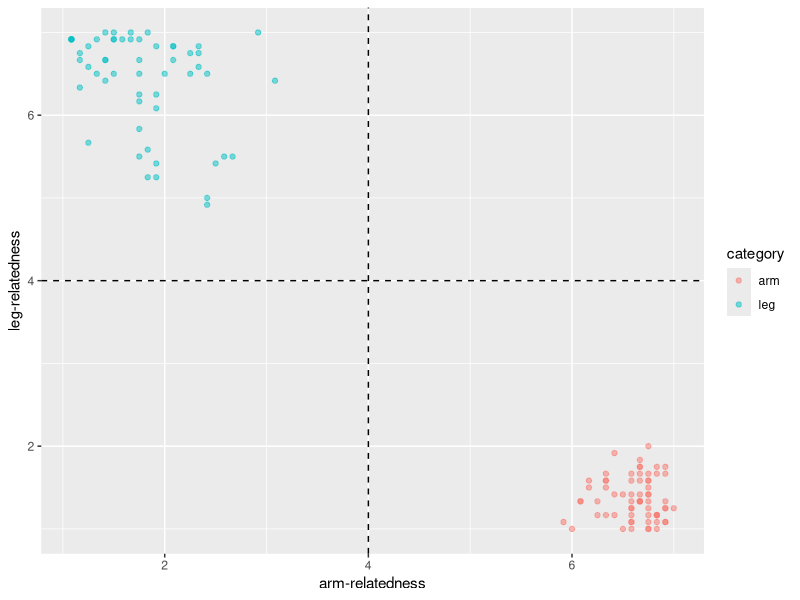
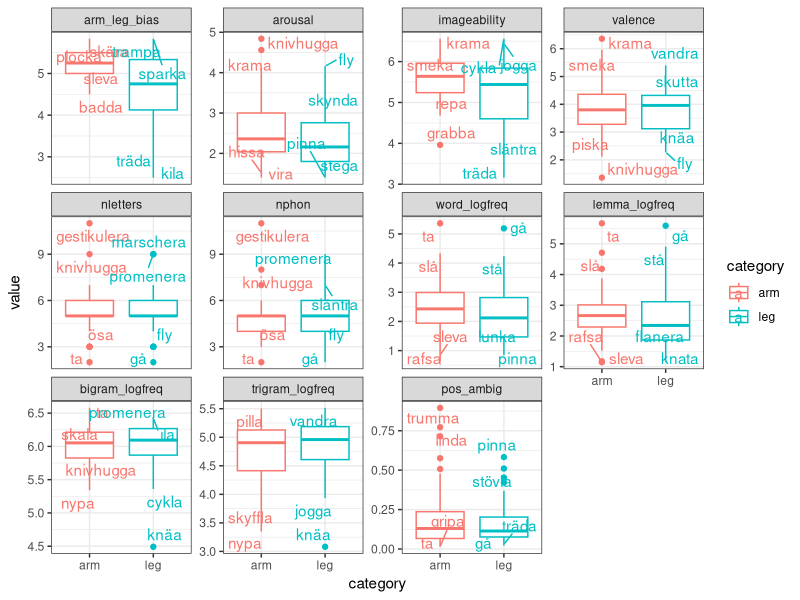
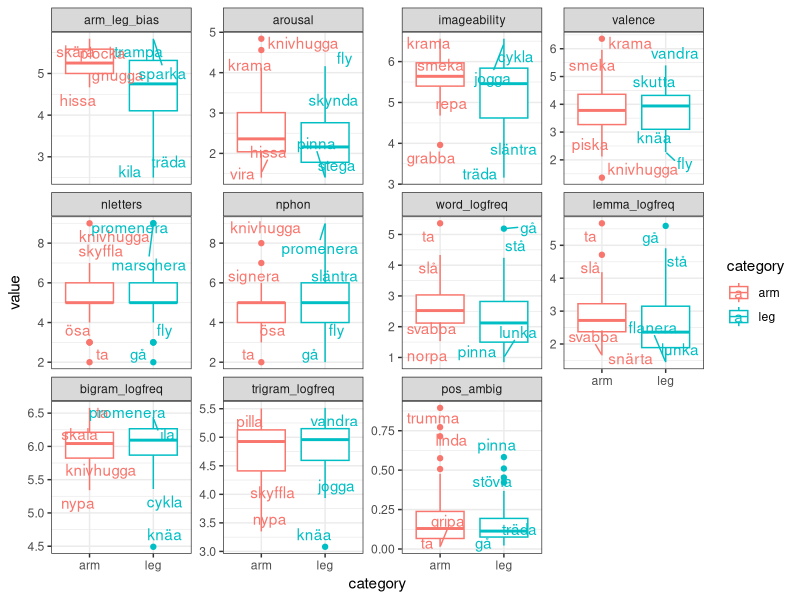
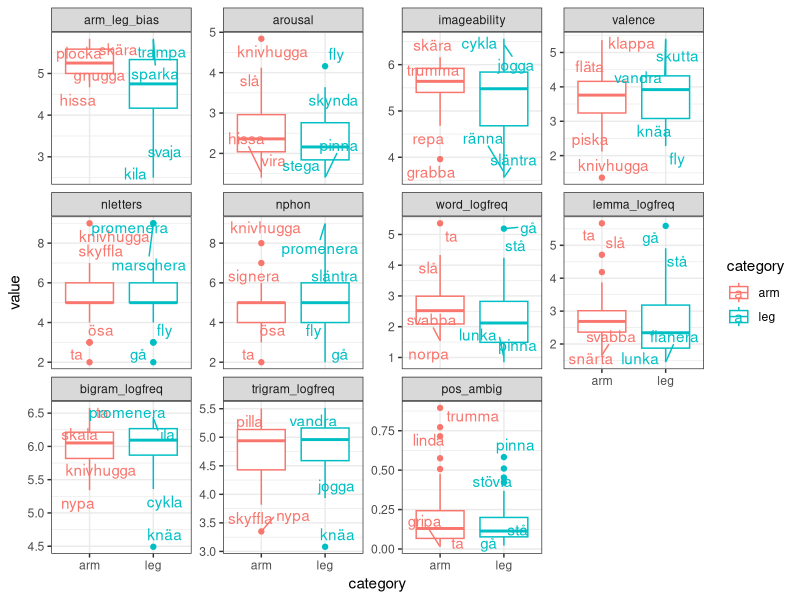
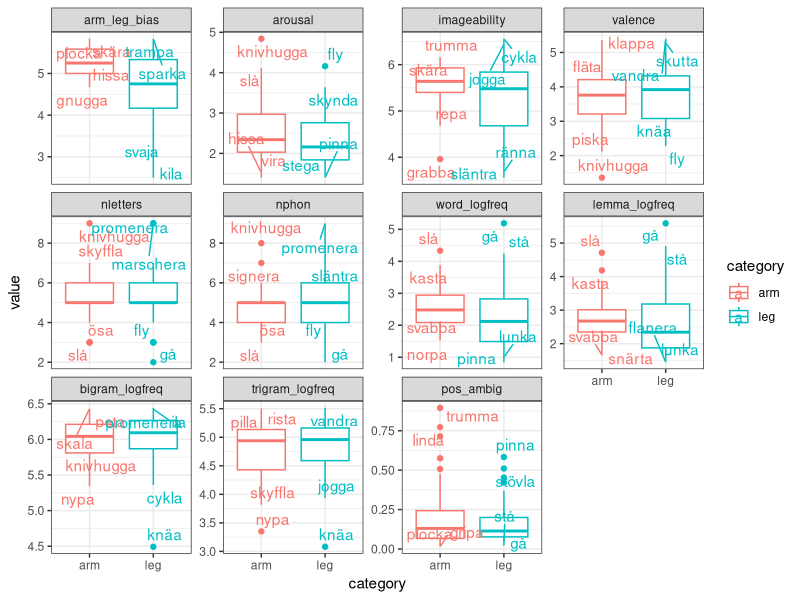
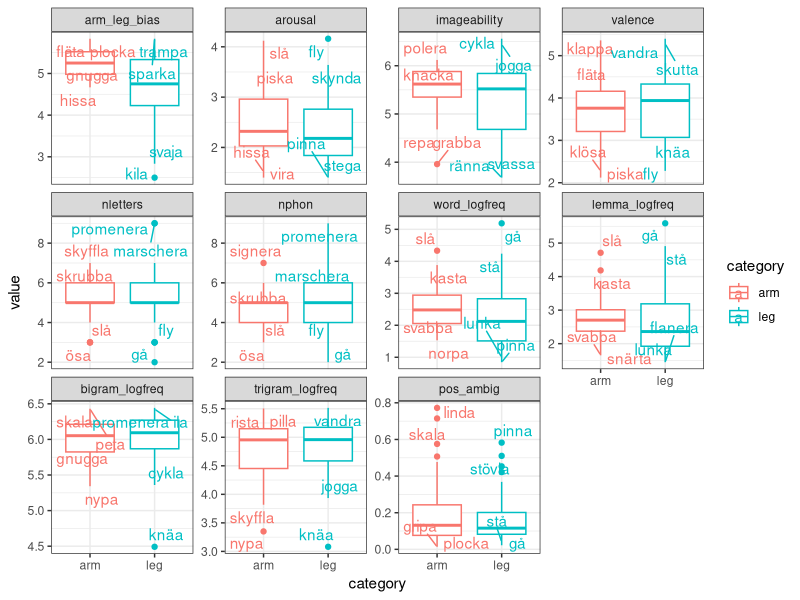

Write R code to recreate these figures, in order.
## ---- chunk 1
library(knitr)
library(ggplot2)
library(ggrepel)
# library(GGally)
library(dplyr)
library(tidyr)
library(readr)  # Improves the base functions for reading data files.
library(purrr)
# library(lme4)
knitr::opts_chunk$set(echo = TRUE, fig.height = 3.5)
## ---- chunk 2
## load data files
# Arm/leg verb bias Swedish (note this already contains average ratings, for
# details about how it was generated, see "norming_analysis.Rmd")
bias <- read_csv("verb-bias_sw_mean.csv")
head(bias)
## ---- chunk 3
# verb norming Swedish: imageability, valence and arousal ratings
# (this processed file is created in "norming_imageability-etc_preprocess.R")
norms <- read_csv("data_verb-norming_swe_ratings.csv")
head(norms)
## ---- chunk 4
# arm/leg words
norms <- left_join(norms, bias %>% select(Word = verb, Category = category))
# the rest are control words
norms[is.na(norms$Category), "Category"] <- "control"
norms$Category <- factor(norms$Category, levels = c("arm", "leg", "control"))
head(norms)
## ---- chunk 5
norms_mean <- norms %>%
  filter(Category != "control") %>% 
  group_by(Word, Category, Task) %>%
  summarise(Rating = mean(Rating))
norms_mean$Category <- factor(norms_mean$Category)
## ---- chunk 6
norms_mean <- spread(norms_mean, Task, Rating)
head(norms_mean, 4)
## ---- chunk 7
stim <- left_join(norms_mean, bias %>% select(Word = verb, Arm : bias_absol))
head(stim, 4)
## ---- chunk 8
freq_word <- read_tsv(
  "frequency_measures/filtered_word_unigram_freqs_sv.tsv", col_names = FALSE
  ) %>%
  rename(Word = X1, word_freq = X2) %>%
  mutate(word_logfreq = log10(word_freq))
head(freq_word)
## ---- chunk 9
stim <- left_join(stim, freq_word %>% select(-word_freq))
head(stim, 4) %>% kable
## ---- chunk 10
freq_lemma <- read_tsv(
  "frequency_measures/filtered_lemma_unigram_freqs_sv.tsv", col_names = FALSE
  ) %>%
  rename(lemma = X1, lemma_freq = X2)
head(freq_lemma)
## ---- chunk 11
# We will trust the parts-of-speech (POS) tagged lemmatization, even if some of
# the POS assignments are probably off. We hope that they are in the right 
# ballpark.
# Divide "lemma" column into the actual lemma and the POS tag (using regular
# expressions (regex), see https://www.regular-expressions.info/rlanguage.html)
freq_lemma$lemma_true <- sub("(.*)_([a-z]*)$", "\\1", freq_lemma$lemma)
freq_lemma$POS <- sub("(.*)_([a-z]*)$", "\\2", freq_lemma$lemma)
head(freq_lemma)
# This is mostly what we want, but it also results in some inaccuracies because
# not all lemmas actually have a tag.
# To illustrate, consider some of the unique values in the POS column:
unique(freq_lemma$POS)[1:12]
# Some of them are clearly not POS tags, but the verbs themselves!
# But it's a pain to sort this out, so let's just ignore those exceptional cases
# and focus on lemmas tagged as verbs. Hopefully this will only remove some
# evenly distributed noise.
freq_verblemmas <- freq_lemma %>% filter(POS == "verb")
## ---- chunk 12
stim <- stim %>%
  left_join(freq_verblemmas %>%
              mutate(lemma_logfreq = log10(lemma_freq)) %>%
              select(Word = lemma_true, lemma_logfreq))
head(stim, 4) %>% kable
## ---- chunk 13
# Select only verb occurrences
gramm_ambig <- freq_lemma %>%
  filter(POS == "verb") %>% select(lemma_true, lemma_freq) %>%
  # join with the overall frequency
  left_join(freq_lemma %>%
              group_by(lemma_true) %>%
              summarise(overall_freq = sum(lemma_freq))
            ) %>%
  mutate(POS_ambig = 1 - lemma_freq / overall_freq)
head(gramm_ambig)
## ---- chunk 14
stim <- stim %>%
  left_join(gramm_ambig %>%
              select(Word = lemma_true, POS_ambig))
head(stim, 4) %>% kable
## ---- chunk 15
# Bigram frequency
bigrams <- read_csv("frequency_measures/word_bigram_freqs_sv.csv")
head(bigrams)
# Trigram frequency
trigrams <- read_csv("frequency_measures/word_trigram_freqs_sv.csv")
head(trigrams)
## ---- chunk 16
stim <- stim %>%
  left_join(bigrams) %>%
  left_join(trigrams)
head(stim, 4) %>% kable
## ---- chunk 17
stim$nletters <- nchar(stim$Word)
## ---- chunk 18
# Phoneme count
phonemes <- read_csv("swe-verbs_phoneme-count.csv")
head(phonemes) %>% kable
## ---- chunk 19
stim <- stim %>%
  left_join(phonemes %>% select(Word = verb, nphon = nb_phonemes))
head(stim, 4) %>% kable
## ---- chunk 20
stim$nletters <- nchar(stim$Word)
## ---- chunk 21
stim <- stim %>% rename(word = Word, category = Category, arm = Arm, leg = Leg,
                        pos_ambig = POS_ambig)
## ---- chunk 22
ggplot(stim, aes(x = arm, y = leg, colour = category)) +
  geom_point(alpha = .5) +
  geom_hline(yintercept = 4, linetype = "dashed") +
  geom_vline(xintercept = 4, linetype = "dashed") +
  xlab("arm-relatedness") +
  ylab("leg-relatedness")
## ---- chunk 23
# From current wide format
kable(head(stim))
# to long format (we also simplify somewhat, removing redundant columns)
stiml <- gather(stim %>%
                  select(- c("arm", "leg", "bias")) %>%
                  rename(arm_leg_bias = bias_absol),
                var, value, arousal : nphon)
kable(head(stiml))
kable(tail(stiml))
## ---- chunk 24
# Choose a meaningful order for plotting the features (rather than alphabetical)
unique(stiml$var)
stiml$var <- factor(
  stiml$var, 
  levels = c("arm_leg_bias", "arousal", "imageability", "valence", "nletters",
             "nphon", "word_logfreq", "lemma_logfreq", "bigram_logfreq", 
             "trigram_logfreq", "pos_ambig"))
## ---- chunk 25
# Modify the data set to plot 2 max and 2 min values per category and variable.
# The input is going to be stiml but without certain rows, so we know its
# column names (i.e., this is not a generic function).
data4plot <- function(df) {
  df$labels <- df$word
  df %>%
    ungroup() %>%
    split(list(.$var, .$category)) %>%
    map(function(d) mutate(d, myrank = rank(value, ties.method = "first"))) %>%
    map(function(d) {
      d$labels[! d$myrank %in% c(1, 2, max(d$myrank), max(d$myrank) - 1)] <- NA
      d
      }) %>%
    bind_rows()
}

# comparison plot
compar_plot <- function(df) {
  p <- ggplot(df, aes(x = category, y = value, colour = category, label = labels)) +
    geom_boxplot() +
    geom_text_repel() +
    facet_wrap(~ var, scales = "free_y") +
    theme_bw()
  print(p)
}

# t-test for each variable. I use the nesting approach from purrr, see
# https://www.rstudio.com/resources/cheatsheets/#purrr
compar_ttest <- function(df) {
  df %>%
    ungroup() %>%
    group_by(var) %>%
    nest() %>%
    mutate(ttest = map(data, function(df) t.test(value ~ category, data = df,
                                                 var.equal = TRUE)),
           estim_arm = map_dbl(ttest, function(x) x$estimate[1]),
           estim_leg = map_dbl(ttest, function(x) x$estimate[2]),
           t  = map_dbl(ttest, "statistic"),
           df = map_dbl(ttest, "parameter"),
           p  = map_dbl(ttest, "p.value")) %>%
    select(-data, -ttest)
}

# wrapper function
compar_wrap <- function (df) {
  df %>% data4plot %>% compar_plot
  compar_ttest(df)
}
## ---- chunk 26
compar_wrap(stiml)
## ---- chunk 27
# Create two dataframes with our current stimuli selection - from them we are
# going to remove some verbs and plot the results + run t-tests iteratively:
sel_l <- stiml  # long format needed for plotting
sel_w <- stim   # wide format needed for looking up extreme values more easily
## ---- chunk 28
extreme_val <- function(categ, var, tail, n = 2, df = sel_w) {
  df <- df %>% filter(category == categ)
  ordered <- df$word[order(df[[var]])]
  l <- list(min = ordered[1 : n],
            max = ordered[(length(ordered) - n + 1) : length(ordered)])
  l[[tail]]
}
# E.g.:
extreme_val("arm", "valence", "min")
extreme_val("leg", "valence", "max")
## ---- chunk 29
# Function to remove words from both sel_l and sel_w
remove_word <- function (categ, var, tail, n = 2, df = sel_w) {
  words2remove <- extreme_val(categ, var, tail, n, df)
  cat(paste("Removing the", n, tail, categ, "words for", var, ":\n"))
  cat(words2remove)
  # The <<- assignment modifies objects in the workspace (bypassing usual scope)
  sel_l <<- sel_l %>% filter(! word %in% words2remove)
  sel_w <<- sel_w %>% filter(! word %in% words2remove)
}
## ---- chunk 30
stim[order(stim$lemma_logfreq), ][1:8, ] %>% kable
## ---- chunk 31
remove_word("arm", "lemma_logfreq", "min", 5)
remove_word("leg", "lemma_logfreq", "min", 1)
## ---- chunk 32
compar_wrap(sel_l)
## ---- chunk 33
remove_word("arm", "imageability", "max", 3)
remove_word("leg", "imageability", "min", 1)
## ---- chunk 34
compar_wrap(sel_l)
## ---- chunk 35
with(unique(sel_l[, c("word", "category")]), table(category))
## ---- chunk 36
remove_word("arm", "word_logfreq", "max", 1)
## ---- chunk 37
compar_wrap(sel_l)
## ---- chunk 38
with(unique(sel_l[, c("word", "category")]), table(category))
## ---- chunk 39
remove_word("arm", "imageability", "max", 4)
remove_word("leg", "imageability", "min", 1)
## ---- chunk 40
compar_wrap(sel_l)
## ---- chunk 41
with(unique(sel_l[, c("word", "category")]), table(category))
## ---- chunk 42
sel_w <- sel_w %>% arrange(category, word)
sel_w %>% kable
## ---- chunk 43
# save to disk:
# verbs
sel_w %>% write_csv("sw_verb_selection_1906.csv")
# t-test comparison of arm/leg verbs along each variable
compar_ttest(sel_l) %>% write_csv("sw_verb_selection_t-test_1906.csv")
## ---- chunk 44
# Mean and SE for each category and variable (as in SP13 Table 1)
sel_l %>% ungroup() %>% group_by(var, category) %>%
  summarise(M  = mean(value, na.rm = TRUE),
            SD = sd(value, na.rm = TRUE),
            SE = SD / sqrt(n())) %>%
  write_csv("sw_verb_selection_means_SE_1906.csv")
